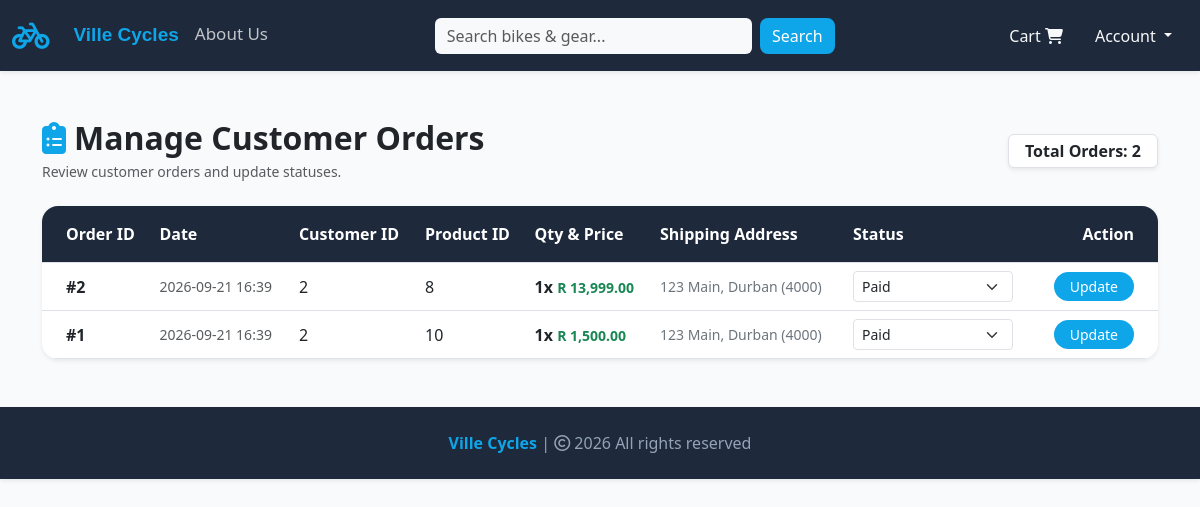
Before: /manage-orders (signed in) with the older database file.
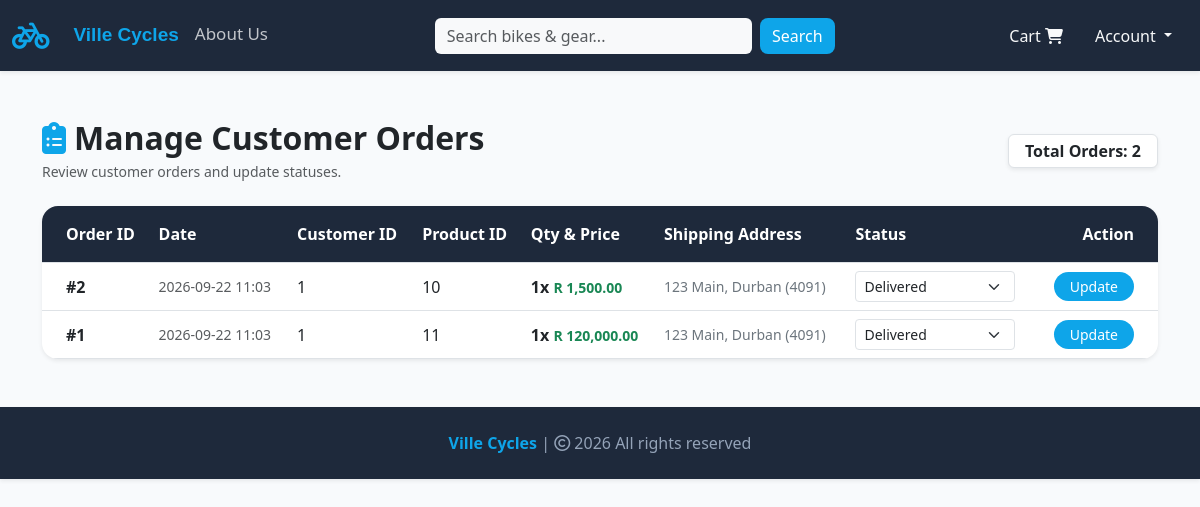
After: the same page with the newer database file.
### website/models.py (models this page shows, shortened)
class Order(db.Model):
    __tablename__ = "orders"
    id = db.Column(db.Integer, primary_key=True)
    quantity = db.Column(db.Integer, nullable=False)
    price = db.Column(db.Float, nullable=False)
    status = db.Column(db.String(100), nullable=False, default="Pending Payment")
    payment_id = db.Column(db.String(1000), nullable=False)
    date_ordered = db.Column(db.DateTime, default=datetime.now)
    address = db.Column(db.String(255), nullable=True)
    city = db.Column(db.String(100), nullable=True)
    postal_code = db.Column(db.String(20), nullable=True)
    card_holder = db.Column(db.String(150), nullable=True)
    card_last_four = db.Column(db.String(4), nullable=True)
    customer_link = db.Column(db.Integer, db.ForeignKey("customers.id"), nullable=False)
    product_link = db.Column(db.Integer, db.ForeignKey("products.id"), nullable=False)

### website/admin.py (the view, shortened to what this page needs)
@admin.route("/manage-orders", methods=["GET", "POST"])
@login_required
def manage_orders():
    if current_user.id == 1:
        page = request.args.get("page", 1, type=int)
        per_page = 10
        pagination = Order.query.order_by(Order.date_ordered.desc()).paginate(
            page=page, per_page=per_page, error_out=False
        )
        orders = pagination.items
        return render_template(
            "manage_orders.html", orders=orders, pagination=pagination
        )
    logger.warning(
        "Unauthorized access attempt to manage orders",
        extra={"user_id": current_user.id},
    )
    return render_template("404.html")

### website/models.py (called while the page is built)
    @property
    def is_admin(self):
        return self.role == "admin"

### website/templates/manage_orders.html (shortened to what this page needs)
{% extends 'base.html' %}
{% block body %}
<div class="container my-5">
    <div class="d-flex align-items-center justify-content-between mb-4">
        <div>
            <h2 class="fw-bold text-dark mb-1">
                <i class="fa-solid fa-clipboard-list me-2" style="color: #0EA5E9;"></i>Manage Customer Orders
            </h2>
            <p class="text-muted small mb-0">Review customer orders and update statuses.</p>
        </div>
        <span class="badge bg-white text-dark border shadow-sm px-3 py-2 fs-6">
            Total Orders: {{ orders|length }}
        </span>
    </div>
    {% if orders %}
    <div class="card border-0 shadow-sm rounded-4 overflow-hidden bg-white">
        <div class="table-responsive">
            <table class="table table-hover align-middle mb-0">
                <thead style="background-color: #1E293B; color: white;">
                    <tr>
                        <th class="py-3 ps-4">Order ID</th>
                        <th class="py-3">Date</th>
                        <th class="py-3">Customer ID</th>
                        <th class="py-3">Product ID</th>
                        <th class="py-3">Qty & Price</th>
                        <th class="py-3">Shipping Address</th>
                        <th class="py-3">Status</th>
                        <th class="py-3 pe-4 text-end">Action</th>
                    </tr>
                </thead>
                <tbody>
                    {% for order in orders %}
                    <tr>
                        <td class="ps-4 fw-bold text-dark">#{{ order.id }}</td>
                        <td class="small text-muted">
                            {{ order.date_ordered.strftime('%Y-%m-%d %H:%M') if order.date_ordered else 'N/A' }}
                        </td>
                        <td>{{ order.customer_link }}</td>
                        <td>{{ order.product_link }}</td>
                        <td>
                            <span class="fw-semibold">{{ order.quantity }}x</span>
                            <span class="text-success small fw-bold">R {{ "{:,.2f}".format(order.price) }}</span>
                        </td>
                        <td class="small text-secondary" style="max-width: 200px;">
                            {{ order.address }}, {{ order.city }} ({{ order.postal_code }})
                        </td>
                        <td>
                            <form action="{{ url_for('admin.manage_orders') }}" method="POST"
                                class="d-flex align-items-center gap-2 m-0">
                                <select name="status" class="form-select form-select-sm shadow-none"
                                    style="width: 160px;">
                                    <option value="Paid" {% if order.status=='Paid' %}selected{% endif %}>Paid</option>
                                    <option value="Delivered" {% if order.status=='Delivered' %}selected{% endif %}>
                                        Delivered</option>
                                </select>
                        </td>
                        <td class="pe-4 text-end">
                            <button type="submit" class="btn btn-sm text-white rounded-pill px-3 shadow-none border-0"
                                style="background-color: #0EA5E9;">
                                Update
                            </button>
                        </td>
                    </tr>
                    {% endfor %}
                </tbody>
            </table>
        </div>
    </div>
    {% endif %}
</div>
{% endblock %}

Changed rows visible on the page:
changed Order id 2: date_ordered "2026-09-21 16:39" → "2026-09-22 11:03"; customer_link "2" → "1"; product_link "8" → "10"; price "13,999.00" → "1,500.00"; postal_code "4000" → "4091"; status "Paid" → "Delivered"
changed Order id 1: date_ordered "2026-09-21 16:39" → "2026-09-22 11:03"; customer_link "2" → "1"; product_link "10" → "11"; price "1,500.00" → "120,000.00"; postal_code "4000" → "4091"; status "Paid" → "Delivered"
